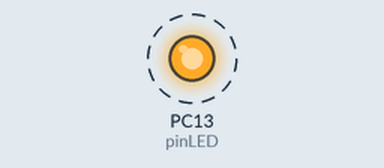
Bench run of a sketch on a simulated STM32 Blue Pill. Parts: output pins drawn as LEDs (lit = HIGH). Dashed ring = blinking. What the sketch prints to the serial monitor is not drawn.

Above: at 0.5 s.
Timing chart, 0 to 4.6 s (numbered marks = the images above):
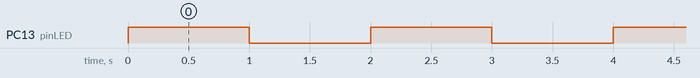

Measured:
- by itself, PC13 (pinLED): alternates HIGH for 1.0 s and LOW for 1.0 s

The sketch:

STM32.ino
```cpp
#define pinLED PC13

void setup() {
 Serial.begin(9600);
 pinMode(pinLED, OUTPUT);
 Serial.println("START");
}

void loop() {
 digitalWrite(pinLED, HIGH);
 delay(1000);
 digitalWrite(pinLED, LOW);
 delay(1000);
 Serial.println("Hello World");
}
```
